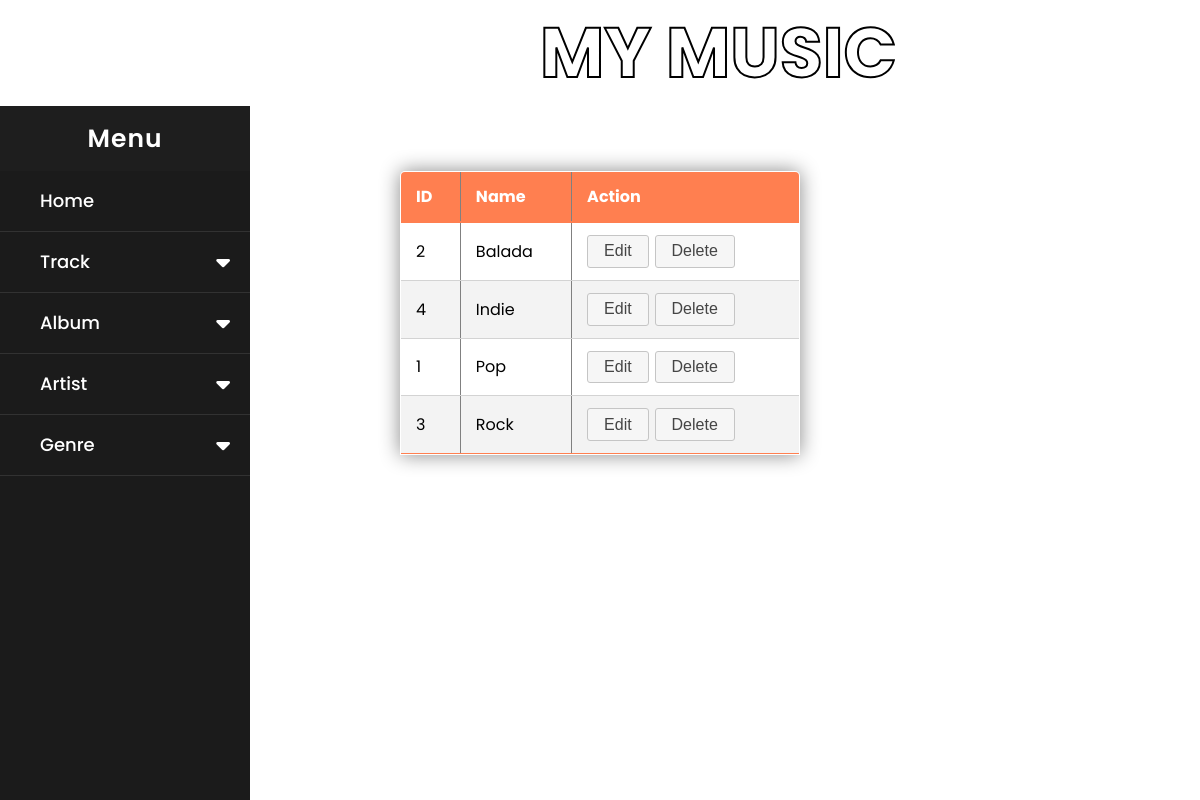
The page /indexGenre.php on the database its author committed.
### tables this page shows
CREATE TABLE `genre` (
  `genre_id` int(11) NOT NULL,
  `name` varchar(200) DEFAULT NULL
);

### indexGenre.php (the view, shortened to what this page needs)
<?php
require_once "pdo.php";
require "home.php";
$sql = 'SELECT * FROM genre';
$statement =$pdo->prepare($sql);
$statement->execute();
$genre = $statement->fetchAll(PDO::FETCH_OBJ);
?>
<!DOCTYPE html>
<html lang="en">
<head>
</head>
<body>
    <div class="container">
      <table class="table" border="1">
        <thead>
        <tr>
          <th>ID</th>
          <th>Name</th>
          <th>Action</th>
        </tr>
        </thead>
        <?php  foreach($genre as $genre): ?>
        <tr>
          <td><?= $genre->genre_id; ?></td>
          <td><?= $genre->name; ?></td>
          <td>
          <a href="editGenre.php?genre_id=<?= $genre->genre_id ?> " class="ui-button ui-widget ui-corner-all">Edit</a>
          <a onclick="return confirm('Are you sure you want to delete this entry?')"  href="deleteGenre.php?genre_id=<?= $genre->genre_id ?>" class="ui-button ui-widget ui-corner-all">Delete</a>
          </td>
        </tr>
        <?php endforeach;  ?>
      </table>
    </div>
  </body>
  </html>

### style2.css (style rules this page uses)
* { margin: 0; padding: 0; user-select: none; box-sizing: border-box; font-family: 'Poppins', sans-serif; }

### style.css (style rules this page uses)
body { background-image: url(https://free4kwallpapers.com/uploads/originals/2021/01/20/music-wallpaper.jpg); background-size:cover; background-position: center; background-repeat: no-repeat; background-attachment: fixed; }
.container { margin-top: 65px; margin-right: 20px; margin-left: 350px; margin-bottom: 50px; }
.table { border-collapse: collapse; margin: 10px 10px 10px 50px; font-size: 16px; min-width:400px; border-radius: 5px 5px 0 0; overflow: hidden; box-shadow: 0 0 20px #888888; }
.table thead tr { background-color: coral; color: #fff; text-align: left; font-weight: bold; }
.table th, .table td { padding: 12px 15px; }
.table tr { border-bottom: 1px solid #D3D3D3; }
.table tr:nth-of-type(even) { background-color: #f3f3f3; }
.table tr:last-of-type { border-bottom:2px solid coral; }

### rows shown on the page
genre: genre_id "2", name "Balada"
genre: genre_id "4", name "Indie"
genre: genre_id "1", name "Pop"
genre: genre_id "3", name "Rock"
